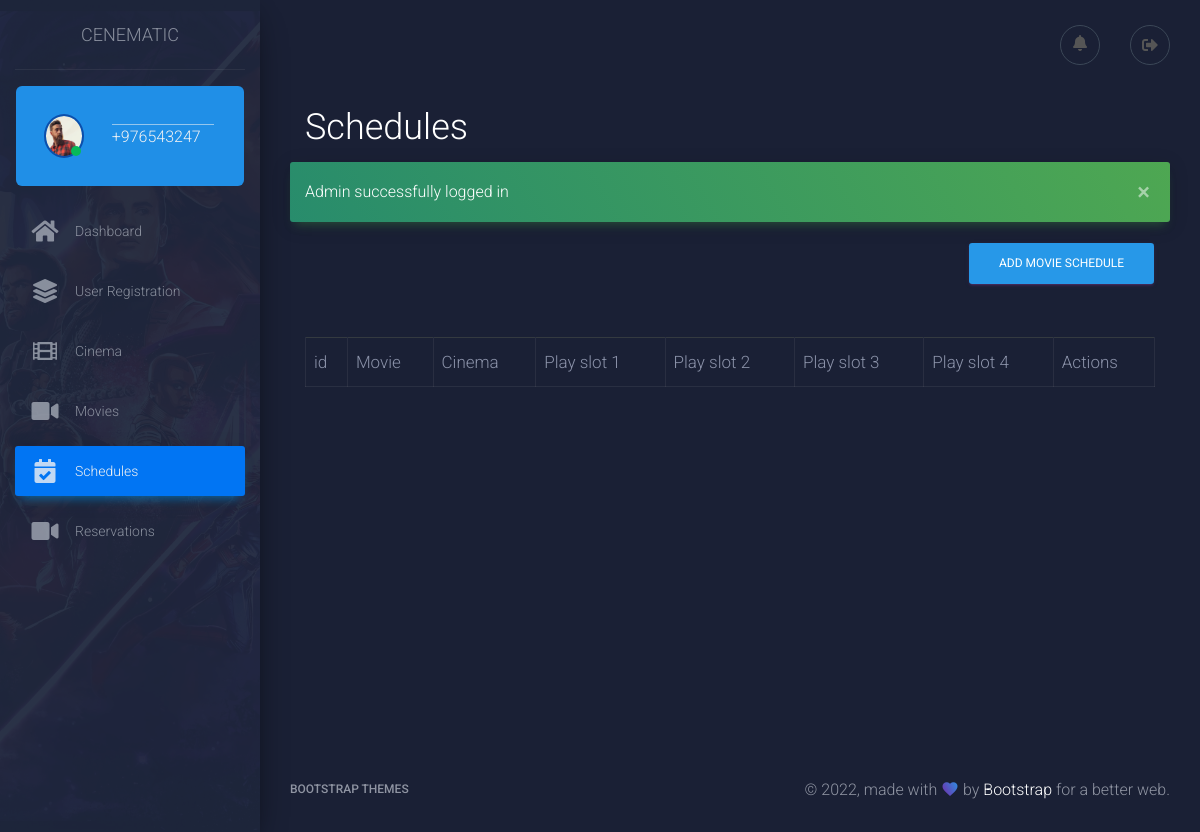
The app's page /admin/schedule.php (signed in), older data.
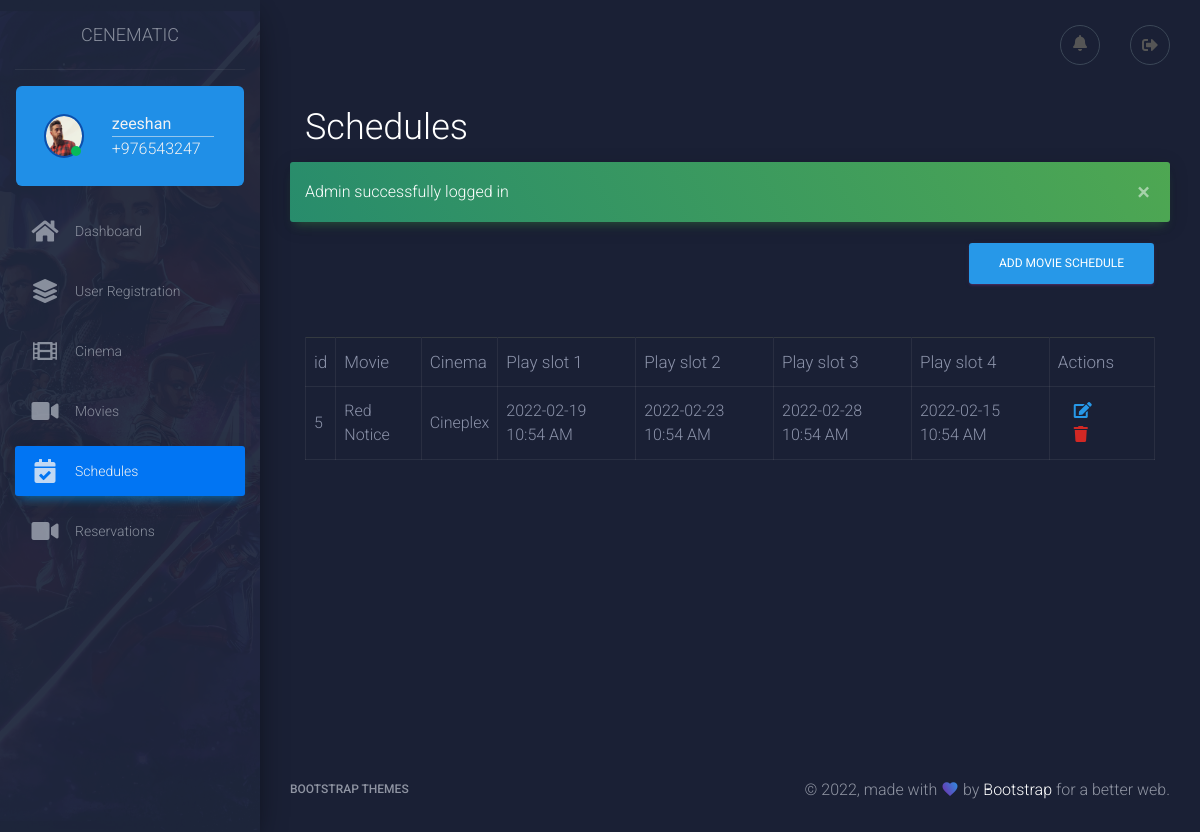
The same page, newer data.
### tables this page shows
CREATE TABLE `schedules` (
  `id` int(11) NOT NULL,
  `movie_id` int(11) NOT NULL,
  `cinema_id` int(11) NOT NULL,
  `play_slot1` timestamp NOT NULL,
  `play_slot2` timestamp NOT NULL,
  `play_slot3` timestamp NOT NULL,
  `play_slot4` timestamp NOT NULL
);

CREATE TABLE `movies` (
  `id` int(11) NOT NULL,
  `name` text NOT NULL,
  `image` varchar(255) NOT NULL,
  `genre` text NOT NULL,
  `imdb_ratings` float NOT NULL DEFAULT '0',
  `is_upcoming` tinyint(1) NOT NULL DEFAULT '0',
  `release_date` date DEFAULT NULL
);

CREATE TABLE `cinemas` (
  `id` int(11) NOT NULL,
  `name` text,
  `city` text,
  `address` text,
  `seats` int(100) DEFAULT NULL
);

### admin/auth.php (called while the page is built, shortened)
<?php
if(!(isset($_SESSION['admin']))){
    header('Location: ./login.php');
    exit;
}else{
    if(isset($_SESSION['admin'])){
        $admin=unserialize($_SESSION['admin']);
    }else{
        $admin=false;
    }
}
?>

### admin/schedule.php (the view, shortened to what the changed rows need)
<?php
include "./auth.php";
include __DIR__."./../db.php";
?>
<!doctype html>
<html lang="en">
<head>
    <link rel="stylesheet" href="https://maxcdn.bootstrapcdn.com/font-awesome/latest/css/font-awesome.min.css">
    <link href="../assets/lib/font-awesome-icons/css/all.min.css" rel="stylesheet" />
    <link href="../assets/css/material-dashboard.css?v=2.1.0" rel="stylesheet" />
    <link href="../assets/css/custom.css" type="text/css" rel="stylesheet" />
    <link href="../assets/css/admin.css" type="text/css" rel="stylesheet" />
</head>
<body class="dark-edition">
<div class="wrapper ">
    <div class="sidebar" data-color="primary" data-background-color="black" data-image="./../assets/img/sidebar-5.jpg">
        <?php include "./layout/partials/sidebar.php";?>
    </div>
    <div class="main-panel">
        <div class="content">
            <div class="container-fluid">
                <div class="row mx-0">
                    <div class="col-12 text-white">
                        <h2>Schedules</h2>
                    </div>
                </div>
                <?php
                if(isset($_SESSION['messages'])){
                    $msgs = unserialize($_SESSION['messages']);
                    foreach($msgs as $msg){
                        ?>
                        <p class="alert alert-success alert-dismissible fade show"><?php echo $msg ?>
                            <button type="button" class="close" data-dismiss="alert" aria-label="Close">
                                <span aria-hidden="true">&times;</span>
                            </button></p>
                    <?php }}
                ?>
                <div class="row mx-0">
                    <div class="col-12 text-right">
                    </div>
                </div>
                <?php
                $sql="SELECT schedules.id AS ID, play_slot1, play_slot2, play_slot3, play_slot4, movies.name AS movie_name, cinemas.name AS cinema_name FROM ((schedules INNER JOIN movies ON schedules.movie_id=movies.id) LEFT JOIN cinemas ON schedules.cinema_id=cinemas.id)";
                $result=$conn->query($sql);
                    ?>
                <div class="row m-0 mt-5">
                    <div class="col-12">
                        <table class="table table-responsive-sm table-bordered">
                            <thead >
                            <tr class="border-top  border-dark">
                                <th>id</th>
                                <th>Movie</th>
                                <th>Cinema</th>
                                <th>Play slot 1</th>
                                <th>Play slot 2</th>
                                <th>Play slot 3</th>
                                <th>Play slot 4</th>
                                <th>Actions</th>
                            </tr>
                            </thead>
                            <tbody>
                            <?php
                            while($schedule=$result->fetch_object()){
                                ?>
                                <tr>
                                    <td><?php echo $schedule->ID ?></td>
                                    <td><?php echo $schedule->movie_name ?></td>
                                    <td><?php echo $schedule->cinema_name ?></td>
                                    <td><?= date("Y-m-d\ h:i A", strtotime($schedule->play_slot1)) ?></td>
                                    <td><?= date("Y-m-d\ h:i A", strtotime($schedule->play_slot2))  ?></td>
                                    <td><?= date("Y-m-d\ h:i A", strtotime($schedule->play_slot3)) ?></td>
                                    <td><?= date("Y-m-d\ h:i A", strtotime($schedule->play_slot4)) ?></td>
                                 <td >
                                        <a href="./edit-schedule.php?id=<?php echo $schedule->ID ?>" class="mx-3 text-primary"><i class="fa fa-edit"></i></a>
                                        <a href="#"  class="mx-3 text-danger" data-toggle="modal" data-target="#deleteScheduleModal-<?php echo $schedule->ID ?>"><i class="fa fa-trash"></i></a>
                                    </td>
                                </tr>
                                <?php
                          }
                            ?>
                            </tbody>
                        </table>
                    </div>
                </div>
            </div>
        </div>
    </div>
</div>
</body>
</html>

### admin/layout/partials/sidebar.php (shortened to what the changed rows need)
<?php
include __DIR__."./../../auth.php";
?>
            <div class="sidebar-wrapper">
                <div class="m-3 rounded profile-card text-white bg-primary text-left">
                    <div class="row m-0">
                        <div class="col-8">
                            <b>
                                <?php
                                if(!$admin){
                                    echo "Guest";
                                }else{
                                    echo  $admin['name'];
                                }
                                ?>
                            </b>
                   <span class="seperator"></span>
                            <span>+976543247</span>
                        </div>
                    </div>
                </div>
            </div>

Row changes from the older to the newer data that the page shows:
added schedules: id "5", movie.name "Red Notice", cinema.name "Cineplex", play_slot1 "2022-02-19 10:54 AM", play_slot2 "2022-02-23 10:54 AM", play_slot3 "2022-02-28 10:54 AM", play_slot4 "2022-02-15 10:54 AM"
Text that changed along with them:
$admin['name']: (not shown) → "zeeshan"
